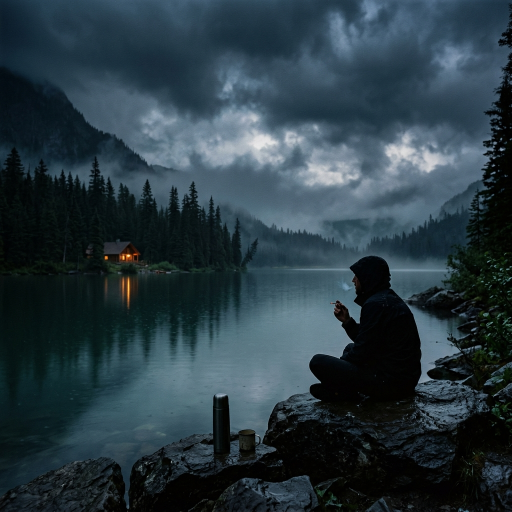
#> input picture assets/images/lake_guy.png, 1024 x 1024 px, found by its file name (shown at 1/2 size)
$ python draw_hand_cig_zoom.py
#> lines starting #> are read from the running program, lines starting #| are printed output that depends on the picture
from PIL import Image, ImageDraw

img = Image.open('c:/laragon/www/my_vibe/assets/images/lake_guy.png').convert('RGB')
#> img is the input picture: PIL image 1024x1024 RGB; mean R, G, B 41.6, 58.4, 66.7
w, h = img.size
#> w = 1024; h = 1024

# From the wide grid, I can see the cigarette in the man's hand.
# The man's hand is at approximately x: 58-62%, y: 55-60%
# The cigarette extends from his hand going UP and to the LEFT
# The tip would be at approximately x: 52-56%, y: 49-53%

# Let me make a clear, zoomed-in crop of that hand + cigarette area
cx_pct, cy_pct = 57, 53
cx = int(w * cx_pct / 100)
#> cx = 583
cy = int(h * cy_pct / 100)
#> cy = 542
crop_size = 60  # small tight crop

x1, y1 = max(0, cx - crop_size), max(0, cy - crop_size)
#> x1 = 523; y1 = 482
x2, y2 = min(w, cx + crop_size), min(h, cy + crop_size)
#> x2 = 643; y2 = 602

crop = img.crop((x1, y1, x2, y2))
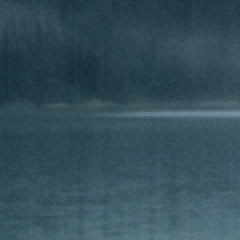
#> crop: PIL image 120x120 RGB (shown 2 times larger); mean R, G, B 52.6, 78, 89.6

# Scale up 3x for visibility
crop_scaled = crop.resize((crop.width * 4, crop.height * 4), Image.NEAREST)
cw, ch = crop_scaled.size
#> cw = 480; ch = 480
draw = ImageDraw.Draw(crop_scaled)

# Draw grid every 1%
for x_pct in range(46, 70, 1):
    cx_pct_px = (int(w * x_pct / 100) - x1) * 4
    if 0 <= cx_pct_px < cw:
        color = (255, 0, 0) if x_pct % 5 == 0 else (100, 0, 0)
        draw.line([(cx_pct_px, 0), (cx_pct_px, ch)], fill=color, width=1)
        if x_pct % 2 == 0:
            draw.text((cx_pct_px + 1, 3), f"{x_pct}%", fill=(255, 100, 100))

for y_pct in range(44, 67, 1):
    cy_pct_px = (int(h * y_pct / 100) - y1) * 4
    if 0 <= cy_pct_px < ch:
        color = (0, 255, 0) if y_pct % 5 == 0 else (0, 100, 0)
        draw.line([(0, cy_pct_px), (cw, cy_pct_px)], fill=color, width=1)
        if y_pct % 2 == 0:
            draw.text((3, cy_pct_px + 1), f"{y_pct}%", fill=(100, 255, 100))

dest_path = 'C:/Users/LENOVO/.gemini/antigravity-ide/brain/70d14234-39af-44f8-a996-b4b7f4ef5622/hand_cig_zoom.png'
crop_scaled.save(dest_path)
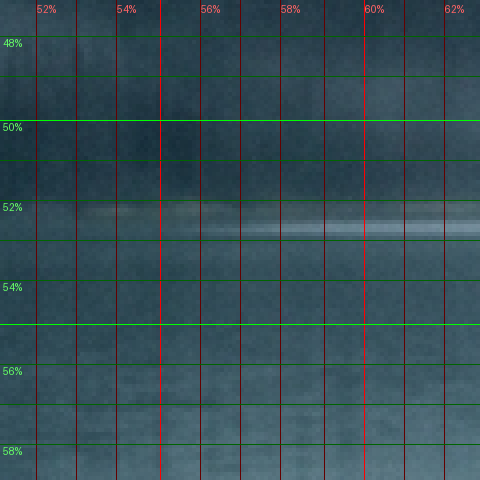
#> saved as hand_cig_zoom.png: PIL image 480x480 RGB; mean R, G, B 53.5, 77.8, 85.6
print(f"Saved to {dest_path}")

$ run again, with assets/images/rainy_forest.jpg saved as assets/images/lake_guy.png
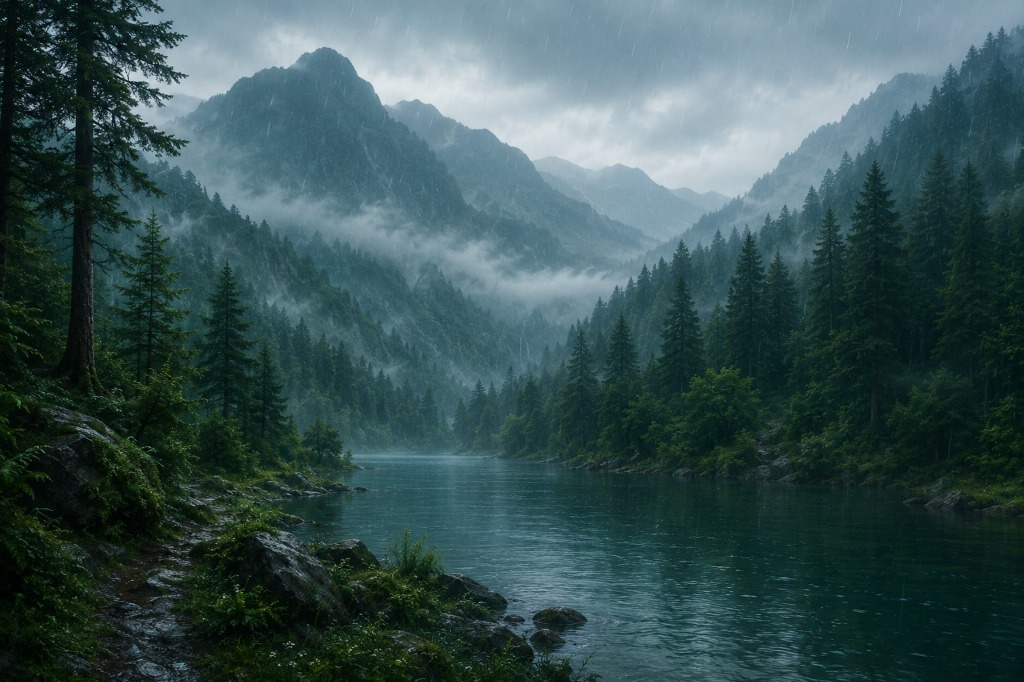
#> input picture assets/images/rainy_forest.jpg, 1024 x 682 px, found by its file name
#> img is the input picture: PIL image 1024x682 RGB; mean R, G, B 56.5, 82.1, 83.3
#> `crop = img.crop((x1, y1, x2, y2))`:
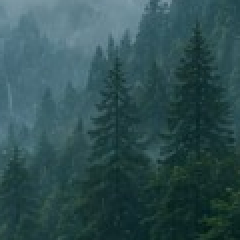
#> crop: PIL image 120x120 RGB (shown 2 times larger); mean R, G, B 47.7, 79.2, 82
#> `crop_scaled.save(dest_path)`:
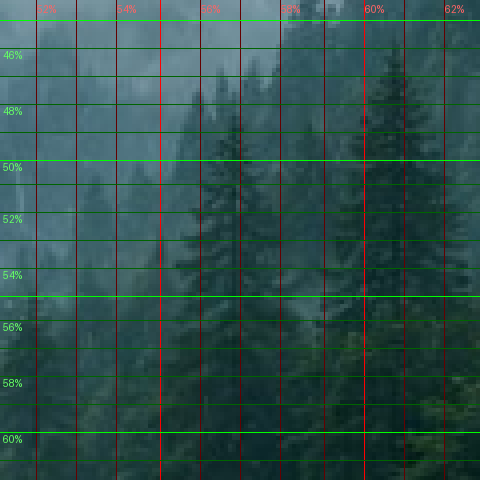
#> saved as hand_cig_zoom.png: PIL image 480x480 RGB; mean R, G, B 48.1, 79.8, 77.3
